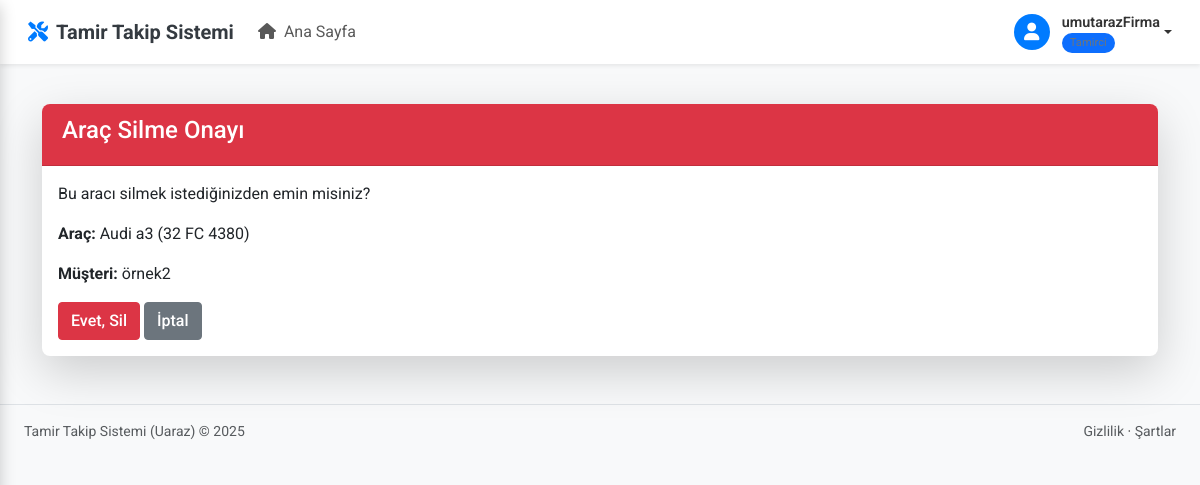
Page /arac/1/sil/ (signed in) on the committed database.
### core/models.py (models this page shows, shortened)
class Arac(models.Model):
    musteri = models.ForeignKey(Musteri, on_delete=models.CASCADE)
    marka = models.CharField(max_length=100)
    model = models.CharField(max_length=100)
    plaka = models.CharField(max_length=20, unique=True)
    uretim_yili = models.IntegerField()
    uretim_yili = models.IntegerField(default=2000)
    _son_isemri_cache = None
    @property
    def son_isemri(self):
        """Aracın en son iş emrini döndürür"""
        if self._son_isemri_cache is not None:
            return self._son_isemri_cache
        try:
            return self.isemirleri.order_by('-olusturma_tarihi').first()
        except AttributeError:
            try:
                return self.isemri_set.order_by('-olusturma_tarihi').first()
            except:
                return None

class Musteri(models.Model):
    user = models.ForeignKey(User, on_delete=models.CASCADE, null=True, blank=True, default=None)
    ad = models.CharField(max_length=255)
    telefon = models.CharField(max_length=20)
    adres = models.TextField()
    email = models.EmailField(unique=True, blank=True, null=True)

### core/views.py (the view)
# urls.py: path('arac/<int:pk>/sil/', login_required(tamirci_required(arac_sil)), name='arac_sil'),
def arac_sil(request, pk):
    arac = get_object_or_404(Arac, pk=pk)
    if request.method == "POST":
        arac.delete()
        return redirect('arac_list')
    return render(request, 'core/arac_sil.html', {'arac': arac})

### core/urls.py (called while the page is built)
def is_tamirci(user):
    return hasattr(user, 'profile') and user.profile.user_type == 'tamirci'

### core/templates/core/arac_sil.html (shortened to what this page needs)
{% extends 'core/base.html' %}
{% block content %}
<div class="container mt-4">
    <div class="card shadow-lg">
        <div class="card-header bg-danger text-white">
            <h4>Araç Silme Onayı</h4>
        </div>
        <div class="card-body">
            <p>Bu aracı silmek istediğinizden emin misiniz?</p>
            <p><strong>Araç:</strong> {{ arac.marka }} {{ arac.model }} ({{ arac.plaka }})</p>
            <p><strong>Müşteri:</strong> {{ arac.musteri.ad }}</p>
            <form method="POST">
                <button type="submit" class="btn btn-danger">Evet, Sil</button>
                <a href="{% url 'arac_list' %}" class="btn btn-secondary">İptal</a>
            </form>
        </div>
    </div>
</div>
{% endblock %}

### core/templates/core/base.html (shortened to what this page needs)
{% load static %}
<!DOCTYPE html>
<html lang="tr">
<head>
    <link href="https://cdn.jsdelivr.net/npm/bootstrap@5.3.0-alpha1/dist/css/bootstrap.min.css" rel="stylesheet">
    <link rel="stylesheet" href="https://cdnjs.cloudflare.com/ajax/libs/font-awesome/6.0.0/css/all.min.css">
    <link rel="stylesheet" href="{% static 'core/css/style.css' %}">
    <link rel="stylesheet" href="{% static 'core/css/musteri_portal.css' %}">
</head>
<body>
    <div class="content-wrapper {% if request.user_agent.is_mobile %}expanded{% endif %}">
        <nav class="navbar navbar-expand-lg navbar-light bg-white fixed-top {% if request.user_agent.is_mobile %}sidebar-collapsed{% endif %}">
            <div class="container-fluid">
                <a class="navbar-brand" href="#">
                    <i class="fas fa-tools me-2"></i>
                    <span class="fw-bold">Tamir Takip Sistemi</span>
                </a>
                <div class="collapse navbar-collapse" id="navbarNav">
                    <ul class="navbar-nav me-auto">
                        {% if not user.is_authenticated or user.profile.user_type == 'tamirci' %}
                        <li class="nav-item">
                            <a class="nav-link {% if request.path == '/home/' %}active{% endif %}" href="{% url 'home' %}">
                                <i class="fas fa-home me-1"></i> Ana Sayfa
                            </a>
                        </li>
                        {% endif %}
                    </ul>
                </div>
                <div class="d-flex align-items-center">
                    {% if user.is_authenticated %}
                    <div class="user-menu dropdown">
                        <a href="#" class="dropdown-toggle" id="userDropdown">
                            <div class="user-image">
                                <i class="fas fa-user"></i>
                            </div>
                            <div class="user-info d-none d-sm-flex">
                                <span class="user-name">{{ user.username }}</span>
                                <span class="user-role">
                                    {% if user.profile.user_type == 'tamirci' %}
                                    <span class="user-badge bg-primary">Tamirci</span>
                                    {% else %}
                                    <span class="user-badge bg-success">Müşteri</span>
                                    {% endif %}
                                </span>
                            </div>
                        </a>
                    </div>
                    {% endif %}
                </div>
            </div>
        </nav>
        <main class="py-4">
            <div class="container-fluid px-4">
                {% block content %}{% endblock %}
            </div>
        </main>
        <footer class="bg-light py-3 mt-auto border-top">
            <div class="container-fluid px-4">
                <div class="d-flex align-items-center justify-content-between small">
                    <div class="text-muted">Tamir Takip Sistemi (Uaraz) &copy; 2025</div>
                    <div>
                        <a href="#" class="text-decoration-none text-muted">Gizlilik</a>
                        &middot;
                        <a href="#" class="text-decoration-none text-muted">Şartlar</a>
                    </div>
                </div>
            </div>
        </footer>
    </div>
</body>
</html>

### core/static/core/css/style.css (style rules this page uses)
body { font-family: 'Roboto', sans-serif; background-color: #f8f9fa; color: #333; overflow-x: hidden; transition: padding-left 0.3s ease; }
.content-wrapper { margin-left: 280px; transition: margin-left 0.3s cubic-bezier(0.25, 0.8, 0.25, 1); min-height: 100vh; padding-top: 56px; animation: fadeIn 0.3s ease; }
.content-wrapper.expanded { margin-left: 0; }
.navbar { padding: 0.75rem 1rem; box-shadow: 0 0.125rem 0.25rem rgba(0, 0, 0, 0.075); position: fixed; top: 0; right: 0; left: 0; z-index: 1030; transition: left 0.3s cubic-bezier(0.25, 0.8, 0.25, 1); }
.navbar-brand { font-weight: 600; display: flex; align-items: center; color: #343a40; }
.navbar-brand i { color: #007bff; font-size: 1.25rem; }
.user-menu { position: relative; }
.user-menu .dropdown-toggle { display: flex; align-items: center; text-decoration: none; color: #333; }
.user-menu .user-image { width: 36px; height: 36px; border-radius: 50%; margin-right: 0.75rem; display: flex; align-items: center; justify-content: center; background-color: #007bff; color: #fff; font-size: 1.1rem; }
.user-menu .user-info { display: flex; flex-direction: column; }
.user-menu .user-name { font-weight: 600; font-size: 0.9rem; }
.user-menu .user-role { font-size: 0.75rem; color: #6c757d; }
.user-badge { font-size: 0.7rem; padding: 0.2rem 0.5rem; border-radius: 10px; }
.card { border-radius: 0.5rem; box-shadow: 0 0.125rem 0.25rem rgba(0, 0, 0, 0.075); margin-bottom: 1.5rem; border: none; transition: transform 0.3s ease, box-shadow 0.3s ease; }
.card-header { border-top-left-radius: 0.5rem !important; border-top-right-radius: 0.5rem !important; background-color: #f8f9fa; border-bottom: 1px solid rgba(0, 0, 0, 0.125); padding: 0.75rem 1.25rem; }
.btn { border-radius: 0.25rem; font-weight: 500; }
:root { --light-theme-bg: #f8f9fa; --light-theme-text: #333; --dark-theme-bg: #1a1d20; --dark-theme-text: #f8f9fa; }

### rows in the picture
Arac: marka "Audi", model "a3", plaka "32 FC 4380", musteri.ad "örnek2"

### other values in the picture
{{ user.username }} "umutarazFirma"
